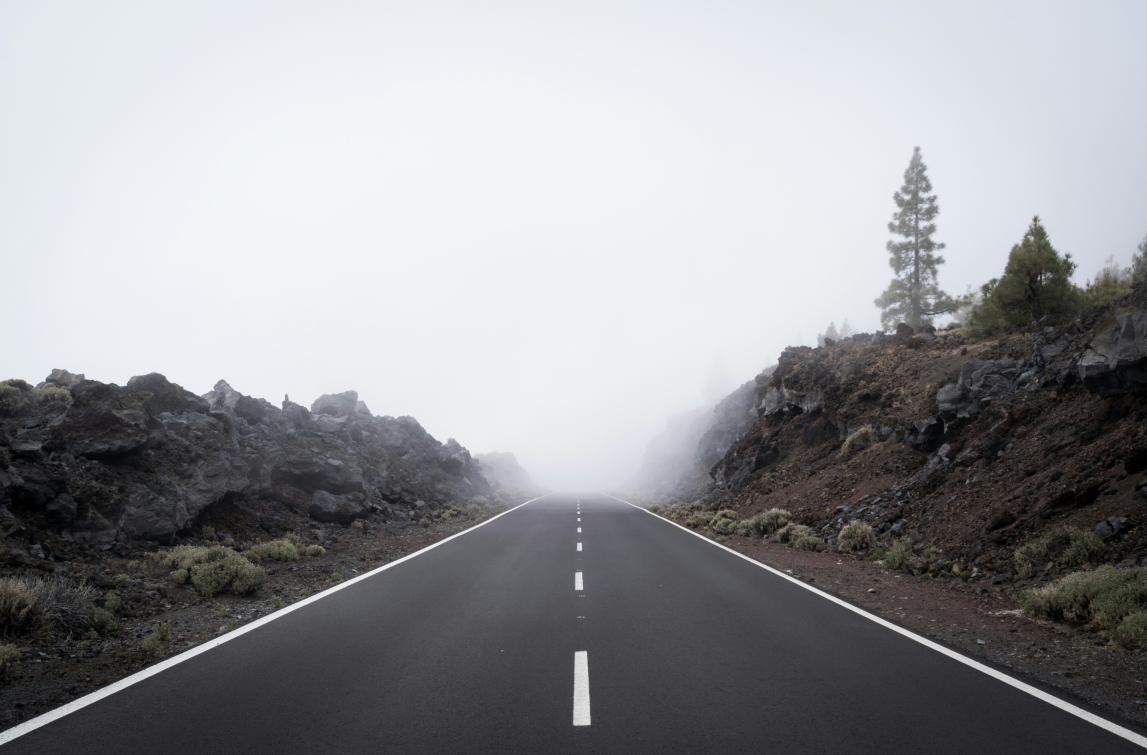
#> input picture day06/road.jpg, 5734 x 3774 px (shown at 1/5 size)
$ python step2_load_2.py
#> lines starting #> are read from the running program, lines starting #| are printed output that depends on the picture; after the words box and inside, x2 and y2 are one past the last pixel; in counts of white or black regions, pixels touching at a corner belong together
import cv2 as cv
import numpy as np

# 이미지 로드
img = cv.imread('road.jpg')
#> img is the input picture: shape (3774, 5734, 3); mean B, G, R 153, 149.5, 149
scale = 0.1
img_resized = cv.resize(img, (int(img.shape[1]*scale), int(img.shape[0]*scale)))
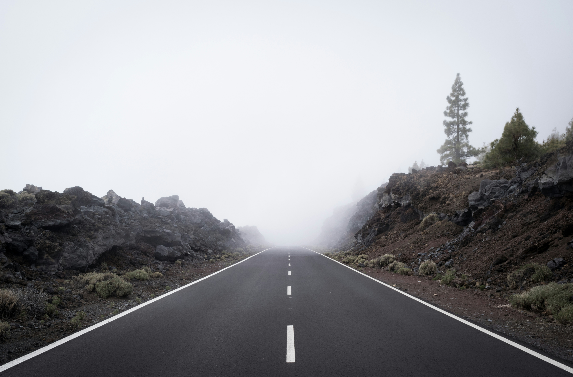
#> img_resized: shape (377, 573, 3); mean B, G, R 152.9, 149.4, 148.9
gray = cv.cvtColor(img_resized, cv.COLOR_BGR2GRAY)

# 다양한 Canny 임계값으로 실험
canny_params = [
    (50, 150),    # 낮은 임계값 → 더 많은 에지
    (100, 200),   # 중간 임계값 (기본값)
    (150, 250),   # 높은 임계값 → 강한 에지만
]

for lower, upper in canny_params:
    edges = cv.Canny(gray, lower, upper, apertureSize=3)

    # HoughLinesP 적용
    lines = cv.HoughLinesP(edges, rho=1, theta=np.pi/180,
                       threshold=80, minLineLength=100, maxLineGap=7)

    result = img_resized.copy()
    if lines is not None:
        for line in lines:
            x1, y1, x2, y2 = line[0]
            cv.line(result, (x1, y1), (x2, y2), (0, 255, 0), 2)
        print(f"Canny({lower}, {upper}) → 검출된 직선: {len(lines)}개")
        cv.imshow(f'Canny({lower}, {upper})', result)
    else:
        print(f"Canny({lower}, {upper}) → 검출된 직선 없음")
#> this loop made 3 passes
#| Canny(50, 150) → 검출된 직선: 25개
#| Canny(100, 200) → 검출된 직선: 5개
#| Canny(150, 250) → 검출된 직선: 6개
#> pass 1, `edges = cv.Canny(gray, lower, upper, apertureSize=3)`:
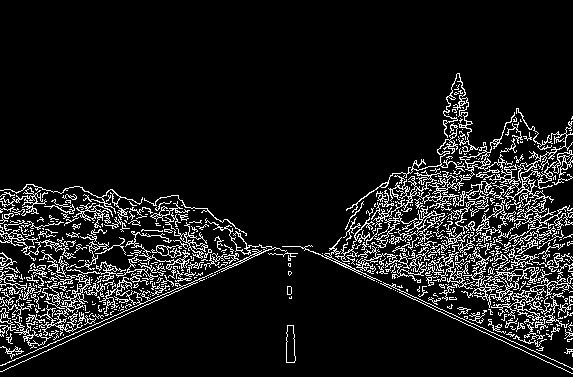
#> edges: shape (377, 573); 9.8% white in thin lines or dots, all inside (x1, y1, x2, y2) = (0, 73, 573, 374)
#> pass 1, `cv.imshow(f'Canny({lower}, {upper})', result)`:
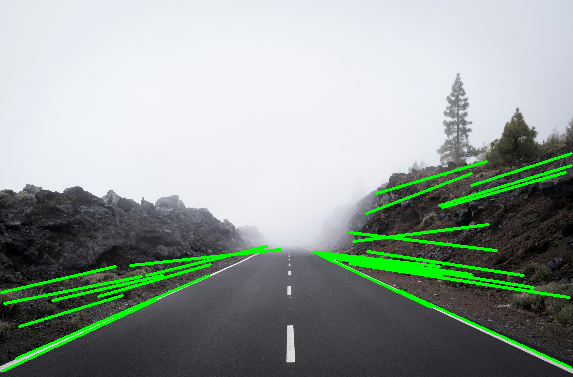
#> window 'Canny(50, 150)': shape (377, 573, 3); mean B, G, R 149.7, 157.2, 145.6
#> pass 2, `edges = cv.Canny(gray, lower, upper, apertureSize=3)`:
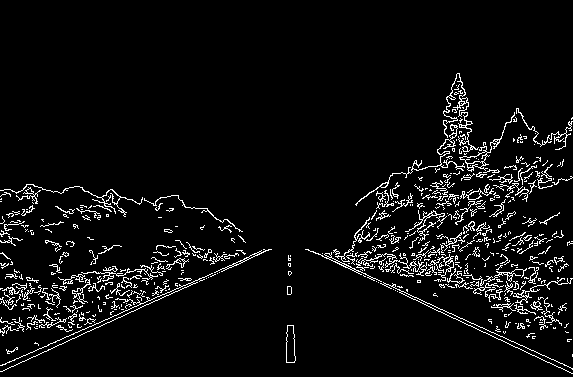
#> edges: shape (377, 573); 5.4% white in thin lines or dots, all inside (x1, y1, x2, y2) = (0, 73, 573, 374)
#> pass 2, `cv.imshow(f'Canny({lower}, {upper})', result)`:
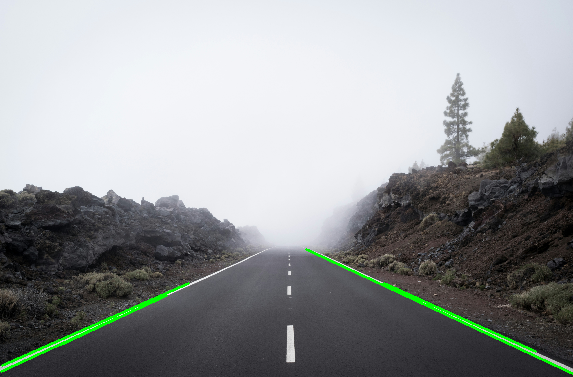
#> window 'Canny(100, 200)': shape (377, 573, 3); mean B, G, R 151.5, 150.7, 147.6
#> after the loop:
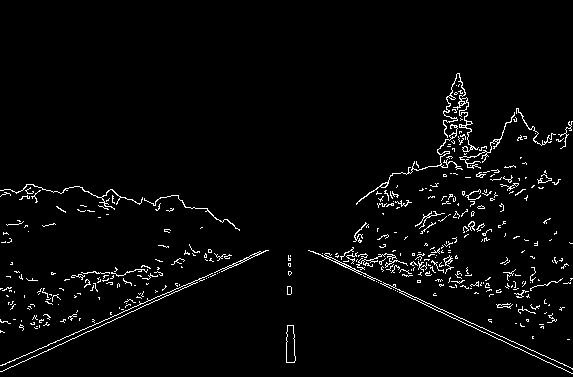
#> edges: shape (377, 573); 3% white in thin lines or dots, all inside (x1, y1, x2, y2) = (0, 73, 573, 374)

cv.waitKey(0)
cv.destroyAllWindows()

$ run again, with day06/coins_connected.jpg copied over day06/road.jpg
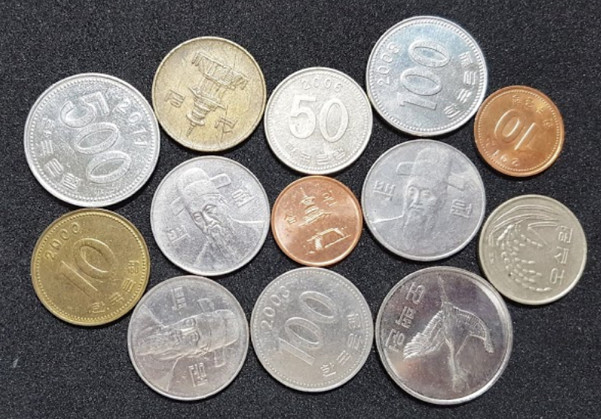
#> input picture day06/coins_connected.jpg, 601 x 419 px
#> img is the input picture: shape (419, 601, 3); mean B, G, R 119.2, 122.9, 127.3
#> the loop `for lower, upper in canny_params:` made 3 passes
#> pass 1, `edges = cv.Canny(gray, lower, upper, apertureSize=3)`:
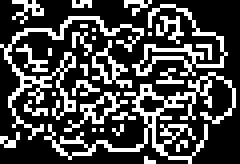
#> edges: shape (41, 60) (shown 4 times larger); 28.2% white in thin lines or dots
#> pass 3, `edges = cv.Canny(gray, lower, upper, apertureSize=3)`:
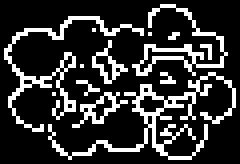
#> edges: shape (41, 60) (shown 4 times larger); 20% white in thin lines or dots
